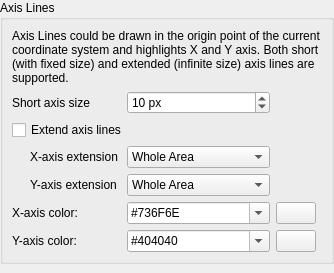
<?xml version="1.0" encoding="UTF-8"?>
<ui version="4.0">
 <class>LC_SettingsPageCoordinateSystemAxisLines</class>
 <widget class="QWidget" name="LC_SettingsPageCoordinateSystemAxisLines">
  <property name="geometry">
   <rect>
    <x>0</x>
    <y>0</y>
    <width>312</width>
    <height>273</height>
   </rect>
  </property>
  <layout class="QGridLayout" name="gridLayout_main">
   <property name="leftMargin">
    <number>0</number>
   </property>
   <property name="topMargin">
    <number>0</number>
   </property>
   <property name="rightMargin">
    <number>0</number>
   </property>
   <property name="bottomMargin">
    <number>0</number>
   </property>
   <item row="0" column="0">
    <widget class="QGroupBox" name="groupBox_9">
     <property name="title">
      <string>Axis Lines</string>
     </property>
     <layout class="QGridLayout" name="gridLayout_ax">
      <item row="6" column="0">
       <widget class="QLabel" name="lAxisYColor">
        <property name="text">
         <string>Y-axis color:</string>
        </property>
        <property name="buddy">
         <cstring>cbAxisYColor</cstring>
        </property>
       </widget>
      </item>
      <item row="3" column="0">
       <widget class="QLabel" name="lXAxisAreas">
        <property name="styleSheet">
         <string notr="true">margin-left:15px</string>
        </property>
        <property name="text">
         <string>X-axis extension</string>
        </property>
        <property name="buddy">
         <cstring>cbXAxisAreas</cstring>
        </property>
       </widget>
      </item>
      <item row="2" column="0" colspan="2">
       <widget class="QCheckBox" name="cbGridExtendAxisLines">
        <property name="toolTip">
         <string>Extend Axis Lines

If checked, axises will be inifinite lines.</string>
        </property>
        <property name="text">
         <string>Extend axis lines</string>
        </property>
       </widget>
      </item>
      <item row="5" column="2">
       <widget class="LC_ColorButton" name="pb_axis_X">
        <property name="toolTip">
         <string>X-Axis Color

Click to select color.</string>
        </property>
       </widget>
      </item>
      <item row="4" column="0">
       <widget class="QLabel" name="lYAxisAreas">
        <property name="styleSheet">
         <string notr="true">margin-left:15px</string>
        </property>
        <property name="text">
         <string>Y-axis extension</string>
        </property>
        <property name="buddy">
         <cstring>cbYAxisAreas</cstring>
        </property>
       </widget>
      </item>
      <item row="6" column="2">
       <widget class="LC_ColorButton" name="pb_axis_Y">
        <property name="toolTip">
         <string>Y-Axis Color

Click to select color.</string>
        </property>
       </widget>
      </item>
      <item row="5" column="1">
       <widget class="LC_ContentAdjustableComboBox" name="cbAxisXColor">
        <property name="toolTip">
         <string>X-Axis Color

Color for X axis</string>
        </property>
        <property name="editable">
         <bool>true</bool>
        </property>
        <property name="currentText">
         <string>#736F6E</string>
        </property>
       </widget>
      </item>
      <item row="5" column="0">
       <widget class="QLabel" name="lAxisXColor">
        <property name="text">
         <string>X-axis color:</string>
        </property>
        <property name="buddy">
         <cstring>cbAxisXColor</cstring>
        </property>
       </widget>
      </item>
      <item row="1" column="0">
       <widget class="QLabel" name="lAxisSize">
        <property name="text">
         <string>Short axis size</string>
        </property>
        <property name="buddy">
         <cstring>sbAxisSize</cstring>
        </property>
       </widget>
      </item>
      <item row="5" column="3">
       <spacer name="horizontalSpacer">
        <property name="orientation">
         <enum>Qt::Orientation::Horizontal</enum>
        </property>
        <property name="sizeHint" stdset="0">
         <size>
          <width>0</width>
          <height>0</height>
         </size>
        </property>
       </spacer>
      </item>
      <item row="4" column="1">
       <widget class="LC_ContentAdjustableComboBox" name="cbYAxisAreas">
        <property name="toolTip">
         <string>Y-Axis Extension Mode

Defines how to draw extended Y axis</string>
        </property>
        <item>
         <property name="text">
          <string>Whole Area</string>
         </property>
        </item>
        <item>
         <property name="text">
          <string>Positive Values Area</string>
         </property>
        </item>
       </widget>
      </item>
      <item row="3" column="1">
       <widget class="LC_ContentAdjustableComboBox" name="cbXAxisAreas">
        <property name="toolTip">
         <string>X-Axis Extension Mode

Defines how to draw extended X axis</string>
        </property>
        <item>
         <property name="text">
          <string>Whole Area</string>
         </property>
        </item>
        <item>
         <property name="text">
          <string>Positive Values Area</string>
         </property>
        </item>
       </widget>
      </item>
      <item row="6" column="1">
       <widget class="LC_ContentAdjustableComboBox" name="cbAxisYColor">
        <property name="toolTip">
         <string>Y-Axis Color

Color for Y axis</string>
        </property>
        <property name="editable">
         <bool>true</bool>
        </property>
        <property name="currentText">
         <string>#404040</string>
        </property>
       </widget>
      </item>
      <item row="1" column="1">
       <widget class="QSpinBox" name="sbAxisSize">
        <property name="toolTip">
         <string>Short Axis Line Size

Size of fixed Axis Lines drawn in absolute zero point</string>
        </property>
        <property name="suffix">
         <string> px</string>
        </property>
        <property name="maximum">
         <number>150</number>
        </property>
        <property name="value">
         <number>10</number>
        </property>
       </widget>
      </item>
      <item row="0" column="0" colspan="4">
       <widget class="QLabel" name="label">
        <property name="text">
         <string>Axis Lines could be drawn in the origin point of the current coordinate system and highlights X and Y axis. Both short (with fixed size) and extended (infinite size) axis lines are supported.</string>
        </property>
        <property name="wordWrap">
         <bool>true</bool>
        </property>
       </widget>
      </item>
     </layout>
    </widget>
   </item>
   <item row="1" column="0">
    <spacer name="verticalSpacer">
     <property name="orientation">
      <enum>Qt::Orientation::Vertical</enum>
     </property>
     <property name="sizeHint" stdset="0">
      <size>
       <width>0</width>
       <height>0</height>
      </size>
     </property>
    </spacer>
   </item>
  </layout>
 </widget>
 <customwidgets>
  <customwidget>
   <class>LC_ColorButton</class>
   <extends>QPushButton</extends>
   <header>lc_color_button.h</header>
  </customwidget>
         <customwidget>
             <class>LC_ContentAdjustableComboBox</class>
             <extends>QComboBox</extends>
             <header location="global">lc_content_adjustable_combo_box.h</header>
         </customwidget>
 </customwidgets>
 <resources/>
 <connections/>
</ui>
